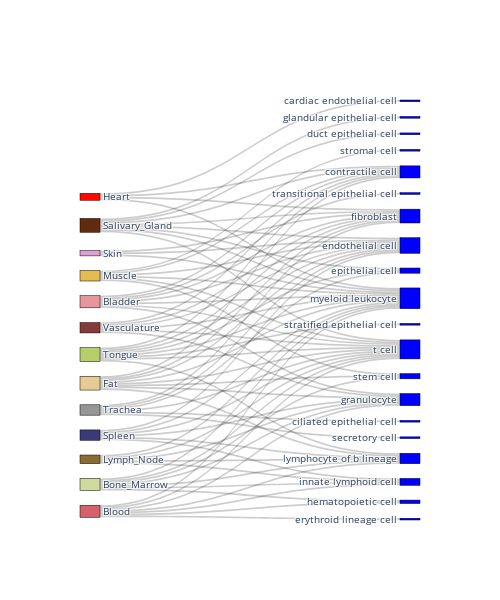

The notebook cell saved with this chart:
### Code cell
fig = go.Figure(data=[go.Sankey(
    node = dict(
      pad = 20,
      thickness = 20,
      line = dict(color = "black", width = 0.5),
      label = all_nodes,
      color = color
    ),
    link = dict(
      source = link_source,
      target = link_target,
      value = [1]*len(link_source)
  ))])

fig.update_layout(title_text="", font_size=10,width=500, height=600)
fig.show()

### Figure 1 — Plotly figure (JSON) as saved in the notebook; plotly's stock layout.template omitted (floating-point values rounded to 4 significant figures)
{"data": [{"link": {"source": [0, 0, 0, 0, 0, 0, 0, 1, 1, 1, 1, 1, 1, 1, 2, 2, 2, 2, 2, 2, 2, 3, 3, 3, 3, 3, 3, 3, 3, 4, 4, 4, 4, 5, 5, 5, 5, 5, 6, 6, 6, 6, 6, 6, 7, 7, 7, 7, 7, 7, 7, 7, 8, 8, 8, 9, 9, 9, 9, 9, 9, 10, 10, 10, 10, 10, 10, 10, 10, 11, 11, 11, 11, 11, 11, 12, 12, 12, 12, 12, 12], "target": [13, 14, 15, 16, 17, 18, 19, 20, 16, 21, 13, 22, 18, 23, 24, 13, 18, 16, 22, 20, 21, 16, 24, 18, 15, 13, 17, 19, 21, 17, 25, 16, 15, 21, 13, 20, 16, 18, 17, 24, 19, 16, 13, 26, 27, 16, 28, 13, 19, 29, 15, 17, 15, 16, 19, 16, 18, 21, 20, 13, 19, 29, 13, 30, 17, 19, 16, 15, 21, 15, 31, 32, 29, 13, 19, 17, 13, 15, 16, 19, 18], "value": [1, 1, 1, 1, 1, 1, 1, 1, 1, 1, 1, 1, 1, 1, 1, 1, 1, 1, 1, 1, 1, 1, 1, 1, 1, 1, 1, 1, 1, 1, 1, 1, 1, 1, 1, 1, 1, 1, 1, 1, 1, 1, 1, 1, 1, 1, 1, 1, 1, 1, 1, 1, 1, 1, 1, 1, 1, 1, 1, 1, 1, 1, 1, 1, 1, 1, 1, 1, 1, 1, 1, 1, 1, 1, 1, 1, 1, 1, 1, 1, 1]}, "node": {"color": ["#e7969c", "#d6616b", "#cedb9c", "#e7cb94", "#ff0800", "#8c6d31", "#e7ba52", "#622a0f", "#de9ed6", "#393b79", "#b5cf6b", "#969696", "#843c39", "blue", "blue", "blue", "blue", "blue", "blue", "blue", "blue", "blue", "blue", "blue", "blue", "blue", "blue", "blue", "blue", "blue", "blue", "blue", "blue"], "label": ["Bladder", "Blood", "Bone_Marrow", "Fat", "Heart", "Lymph_Node", "Muscle", "Salivary_Gland", "Skin", "Spleen", "Tongue", "Trachea", "Vasculature", "t cell", "transitional epithelial cell", "fibroblast", "myeloid leukocyte", "contractile cell", "granulocyte", "endothelial cell", "innate lymphoid cell", "lymphocyte of b lineage", "hematopoietic cell", "erythroid lineage cell", "stem cell", "cardiac endothelial cell", "stromal cell", "glandular epithelial cell", "duct epithelial cell", "epithelial cell", "stratified epithelial cell", "ciliated epithelial cell", "secretory cell"], "line": {"color": "black", "width": 0.5}, "pad": 20, "thickness": 20}, "type": "sankey"}], "layout": {"font": {"size": 10}, "height": 600, "title": {"text": ""}, "width": 500}}
